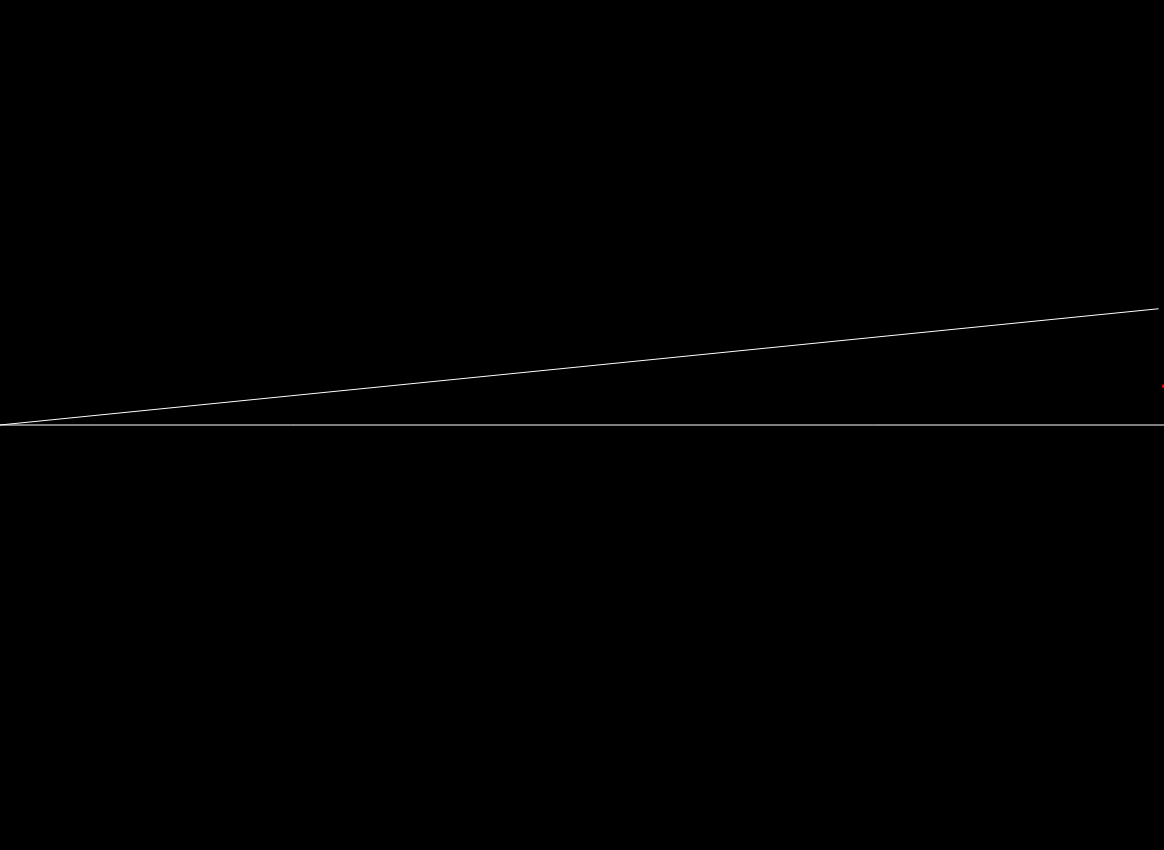
Frame 1 (no input)
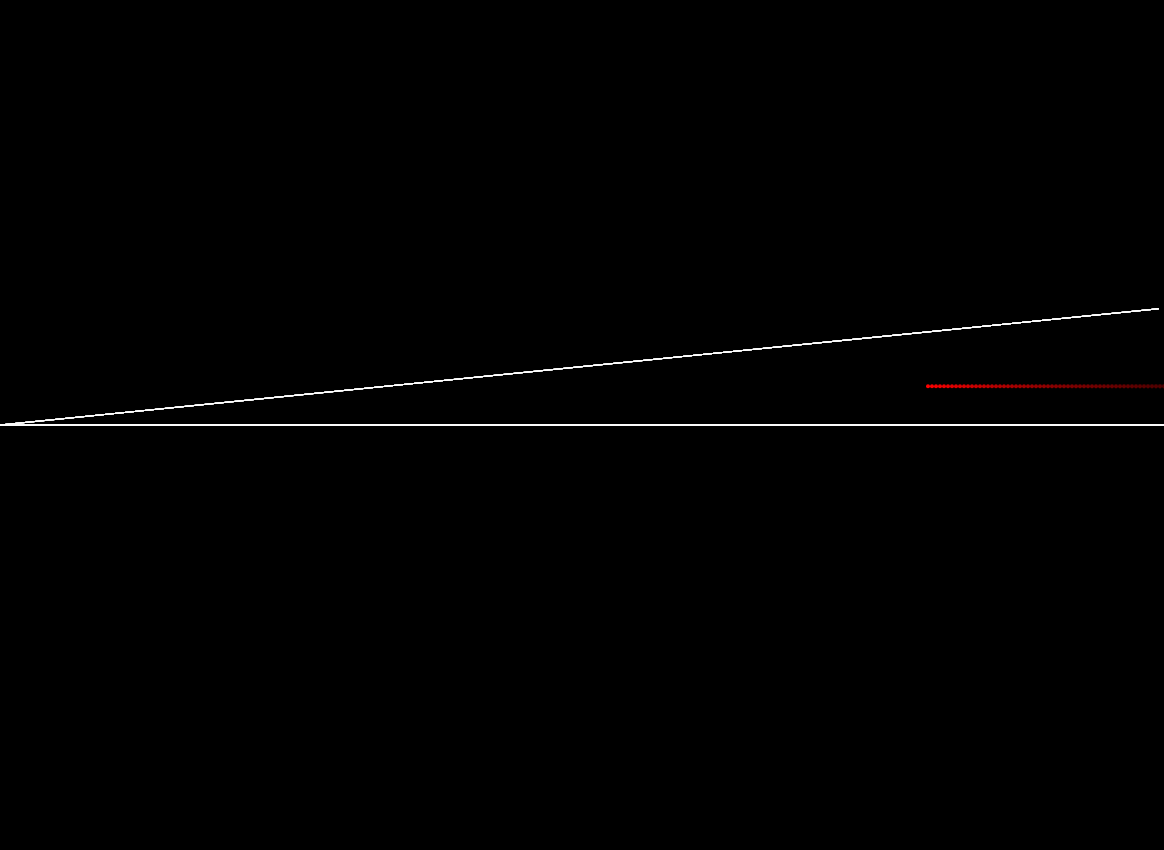
Frame 60 (no input)
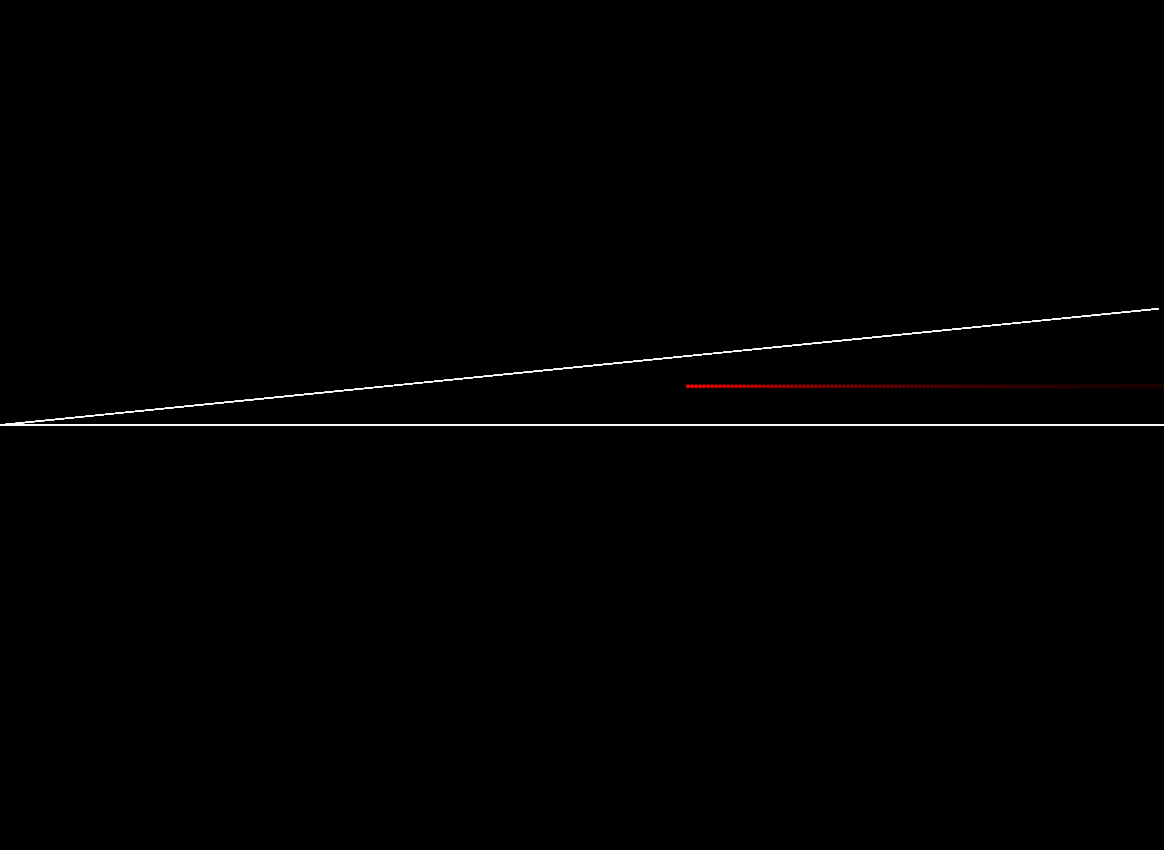
Frame 120 (the mouse pressed at the canvas centre since frame 60)

The p5.js sketch that drew these frames (run headless with seeded random() and noise() and a simulated clock; from frame 60 on, the mouse is pressed at the canvas centre):

// p5.js sketch
// ── sketch.js
// Based on video by ThreeBlueOneBrown
// https://www.youtube.com/watch?v=brU5yLm9DZM

let countDiv;
let slider;
let count;
let n;
let message;

let calcPerFrame = 10000;

function setup() {
  createCanvas(windowWidth * .97, windowHeight * .85);
  slider = createSlider(1, 5, 1);
  countDiv = createDiv(count);

  countDiv.style('font-size', '36');
  countDiv.style('color', 'white');
  countDiv.style('font-family', 'Roboto');

  resetSketch();

  slider.mouseReleased(resetSketch);
  slider.touchEnded(resetSketch);
}

function resetSketch() {
  background(0);
  n = slider.value();
  count = 0;
  let phi = pow(10, -slider.value());
  particle = new Particle(phi);
  surface1 = new Surface(phi);
  phi = 0;
  surface2 = new Surface(phi);
}

function draw() {
  background(0, 5);
  translate(0, height * .5);
  scale(1, -1);

  surface1.show();
  surface2.show();
  particle.show();

  for (var i = 0; i < calcPerFrame; i++) {
    if (particle.collide(surface1)) {
      count += 1;
    } else if (particle.collide(surface2)) {
      count += 1;
    }
    particle.update();
  }

  if (n > 1) {
    message = "decimal places";
  } else {
    message = "decimal place";
  }

  countDiv.html(`Approximation is ${count/pow(10, n)} to ${n} ${message}. Sometimes the last digit takes a while.`);
}
// ── particle.js
class Particle {
  constructor(phi) {
    this.pos = createVector(width, sin(phi) * (width / 3))
    this.speed = createVector(-4 / calcPerFrame, 0);
  }
}

Particle.prototype.show = function() {
  push();
  stroke(255, 0, 0);
  strokeWeight(4);
  point(this.pos.x, this.pos.y);
  pop();
};

Particle.prototype.update = function() {
  this.pos.add(this.speed);
};

Particle.prototype.collide = function(surface) {
  // Calculate new speed:
  // r = d - 2 (d • n)n
  // https://math.stackexchange.com/questions/13261/how-to-get-a-reflection-vector
  let pos = this.pos;
  let surfaceEnd = surface.end;
  let n = surface.n;
  let speed = this.speed;
  let a = p5.Vector.dot(speed, n);
  n = p5.Vector.mult(n, 2 * a);
  let r = p5.Vector.sub(speed, n);

  // Check if point is on the segment:
  // https://stackoverflow.com/questions/328107/how-can-you-determine-a-point-is-between-two-other-points-on-a-line-segment#
  let crossProduct = (surfaceEnd.y) * (pos.x) - (surfaceEnd.x) * (pos.y);
  let dotProduct = (surfaceEnd.x) * (pos.x) + (surfaceEnd.y) * (pos.y);
  let squaredLen = surfaceEnd.magSq();
  // Setting tolerance
  let eps = 1;
  if (abs(crossProduct) <= eps && dotProduct <= squaredLen) {
    this.speed = r;
    return true
  } else {
    return false
  }
};
// ── surface.js
class Surface {
  constructor(phi) {
    this.end = createVector(width * cos(phi), width * sin(phi));
    this.n = createVector(-tan(phi), 1);
    this.n.normalize();
  }
}

Surface.prototype.show = function() {
  push();
  stroke(255);
  noFill();
  line(0, 0, this.end.x, this.end.y);
  pop();
};
